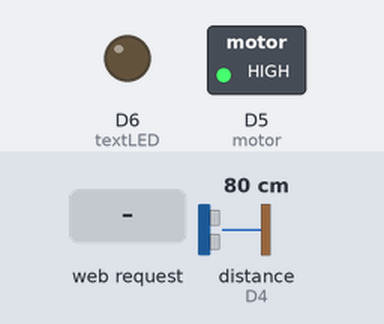
A sketch run on a simulated ESP8266 (NodeMCU). Shown: switched loads named in the sketch (green lamp = pin HIGH), output pins drawn as LEDs (lit = HIGH). Inputs (shaded band) come from the test bench; at power-on: distance to the obstacle (sensor on D4) 80 cm. The echo pulse lasts 58.3 µs per cm; WiFi joins after 1.5 s; servers stay silent unless stated; pins used as bus, display or sensor lines are not drawn; what the sketch prints to the serial monitor is not drawn.

Above: at 2.7 s.
2.8 s: HTTP request GET /MotorOnMobile received
At 4.2 s:
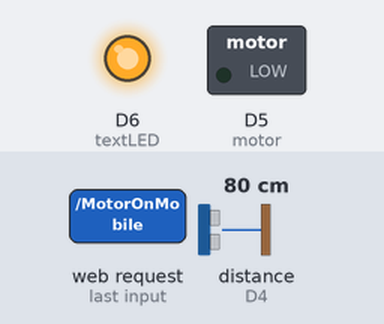
5.8 s: HTTP request GET /MotorOffMobile received
At 6.4 s:
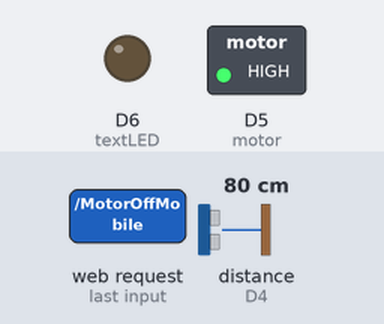
7.3 s: HTTP request GET /automatic received
At 7.8 s:
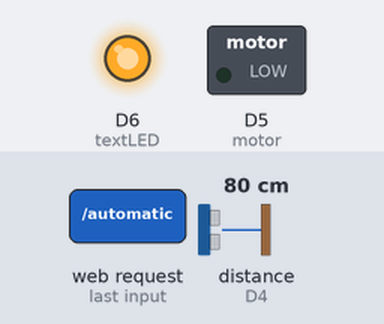
8.8 s: distance to the obstacle (sensor on D4) set to 9 cm
10.5 s: distance to the obstacle (sensor on D4) set to 6 cm
At 12.4 s:
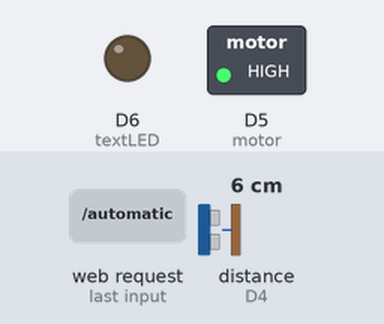
Timing chart, 0 to 13.8 s (numbered marks = the images above; inputs shaded):
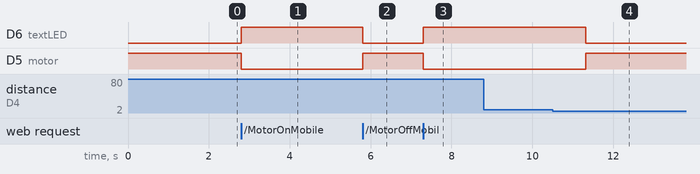

The sketch:

arc.ino
```cpp
#include <ESP8266WiFi.h>
#include <WiFiClient.h>
#include <ESP8266WebServer.h> //ESP Web Server Library to host a web page

const int trigPin = D2; // Trigger Pin of Ultrasonic Sensor
const int echoPin = D4; // Echo Pin of Ultrasonic Sensor
int motor = D5;
int textLED = D6;
bool PumpStatus = false;
bool automatic = false;

//Our HTML webpage contents in program memory
const char MAIN_page[] PROGMEM = R"=====(
<!DOCTYPE html>
<html>
<body>
<center>
<h1>WiFi LED on off demo: 1</h1><br>
Ciclk to turn <a href="MotorOnMobile" target="myIframe">ON</a><br>
Ciclk to turn <a href="MotorOffMobile" target="myIframe">OFF</a><br>
Ciclk to turn <a href="automatic" target="myIframe">Automatic</a><br>
Ciclk to turn <a href="Manual" target="myIframe">Manual</a><br>
LED State:<iframe name="myIframe" width="250" height="100" frameBorder="0"><br>
<hr>
</center>

</body>
</html>
)=====";


//SSID and Password of your WiFi router
const char* ssid = "Saadat";
const char* password = "myloveismylord1234";

//Declare a global object variable from the ESP8266WebServer class.
ESP8266WebServer server(80); //Server on port 80

//===============================================================
// This routine is executed when you open its IP in browser
//===============================================================
void handleRoot() {
 Serial.println("You called root page");
 String s = MAIN_page; //Read HTML contents
 server.send(200, "text/html", s); //Send web page
}

void handleMotorOn() {
 if(automatic == false){
  Serial.println("MOTOR ON");
  long distance = waterLevel();
  digitalWrite(motor, LOW);
  digitalWrite(textLED, HIGH);
  Serial.print(distance);
  Serial.print("cm "); //Motor is connected in reverse.Motor on
  server.send(200, "text/html", "Motor is ON"); //Send ADC value only to client ajax request
  if(distance < 7){
       MotorOff(distance);
     }
 }
}

void handleMotorOff() {
 if(automatic == false){
  Serial.println("MOTOR OFF");
  digitalWrite(motor, HIGH);
  digitalWrite(textLED, LOW);
  Serial.print(waterLevel());
  Serial.print("cm "); //Motor is connected in reverse.Motor off
  server.send(200, "text/html", "Motor is OFF"); //Send ADC value only to client ajax request
 }
}

void handleMotorAutoON(){
  if(automatic == false){
    server.send(200, "text/html", "Motor Automatic Mode");
   automatic = true;
   }
}
void handleMotorAutoOFF(){
  if(automatic == true){
    server.send(200, "text/html", "Motor Manual Mode");
    automatic = false;
   }
}

void setup() {
   Serial.begin(115200); // Starting Serial Terminal
   pinMode(trigPin , OUTPUT);
   pinMode(echoPin, INPUT);
   pinMode(motor, OUTPUT);
   pinMode(textLED, OUTPUT);

   digitalWrite(motor, HIGH);

   WiFi.begin(ssid, password);     //Connect to your WiFi router
   Serial.println("");

  // Wait for connection
  while (WiFi.status() != WL_CONNECTED) {
    delay(500);
    Serial.print(".");
  }

  //If connection successful show IP address in serial monitor
  Serial.println("");
  Serial.print("Connected to ");
  Serial.println(ssid);
  Serial.print("IP address: ");
  Serial.println(WiFi.localIP());  //IP address assigned to your ESP

  server.on("/", handleRoot);      //Which routine to handle at root location. This is display page
  server.on("/MotorOnMobile", handleMotorOn); //as Per  <a href="ledOn">, Subroutine to be called
  server.on("/MotorOffMobile", handleMotorOff);
  server.on("/automatic", handleMotorAutoON);
  server.on("/Manual", handleMotorAutoOFF);


  server.begin();                  //Start server
  Serial.println("HTTP server started");
}
long waterLevel(){
  long duration,cm;

  digitalWrite(trigPin , LOW);
  delayMicroseconds(2);
  digitalWrite(trigPin , HIGH);
  delayMicroseconds(10);
  digitalWrite(trigPin , LOW);
  duration = pulseIn(echoPin, HIGH);
  cm = duration * 0.034 / 2;
  return cm;
}
void MotorOff(long distance){
  PumpStatus = false;
  digitalWrite(motor, HIGH);
  digitalWrite(textLED, LOW);
  Serial.print(distance);
  Serial.print(" cm");
}
void MotorOn(long distance){
  PumpStatus = true;
  digitalWrite(motor, LOW);
  digitalWrite(textLED, HIGH);
  Serial.print(distance);
  Serial.print("cm ");
}
void autoValueCheck(long distance){
  bool chk = true;
   if(distance > 20){
     PumpStatus = true;
     while(chk && PumpStatus){
       MotorOn(distance);
       distance = waterLevel();
     if(distance < 7){
       MotorOff(distance);
       chk = false;
     }
     Serial.println();
     delay(1000);
    }
   }
}

void loop() {
  server.handleClient();
  if(automatic == true){
    long distance;
    distance = waterLevel();
    autoValueCheck(distance);
  }
}
```

Measured:
- the behaviour switches between 8 and 7 cm on distance to the obstacle (sensor on D4) (found by bisection; images 3 and 4)
- after the input at 2.8 s, D6 (textLED): LOW → HIGH at once; D5 (motor): HIGH → LOW at once
- after the input at 5.8 s, D6 (textLED): HIGH → LOW at once; D5 (motor): LOW → HIGH at once
- after the input at 7.3 s, D6 (textLED): LOW → HIGH at once; D5 (motor): HIGH → LOW at once
- after the input at 8.8 s, every drawn part: stays the same
- after the input at 10.5 s, D6 (textLED): HIGH → LOW after 0.82 s; D5 (motor): LOW → HIGH after 0.82 s
